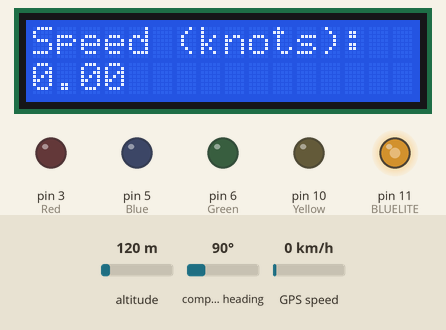
Bench run of a sketch on a simulated Arduino Uno, built with avr-gcc and run on an emulated ATmega328P. On the bench: 16×2 character LCD, output pins drawn as LEDs (lit = HIGH). Inputs (shaded band) come from the test bench; at power-on: GPS speed 0 km/h, altitude 120 m, compass heading 90°. The GPS gets a fix after 3 s at 37.7749, -122.4194 with 8 satellites; what the sketch prints to the serial monitor is not drawn.

Above: at 2.41 s.
2.9 s: GPS speed set to 2 km/h
At 6.1 s:
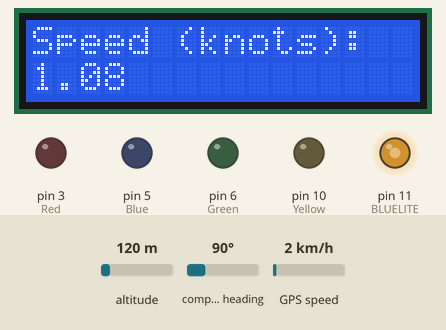
7.2 s: GPS speed set to 30 km/h
Timing chart, 0 to 9.2 s (numbered marks = the images above; inputs shaded):
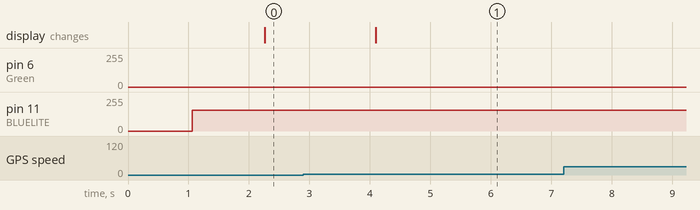

Measured:
- after the input at 2.9 s, pin 6 (Green): stays 0/255 (without the input it goes to 90/255 after 1.2 s); the display: changes after 1.2 s (image 1)

The sketch:

FirstArduinoSketch.ino
```cpp
// include the library code:
#include <LiquidCrystal.h>
#include <Wire.h>
#include <Adafruit_GPS.h>
#include <SoftwareSerial.h>


SoftwareSerial mySerial(3, 2);
LiquidCrystal lcd(7, 8, 9, 12, 4, 13);


Adafruit_GPS GPS(&mySerial);


#define GPSECHO  true

boolean usingInterrupt = false;
void useInterrupt(boolean); // Func prototype keeps Arduino 0023 happy


// Interrupt is called once a millisecond, looks for any new GPS data, and stores it
SIGNAL(TIMER0_COMPA_vect) {
  char c = GPS.read();
  // if you want to debug, this is a good time to do it!
#ifdef UDR0
  if (GPSECHO)
    if (c) UDR0 = c;
    // writing direct to UDR0 is much much faster than Serial.print
    // but only one character can be written at a time.
#endif
}

void useInterrupt(boolean v) {
  if (v) {
    // Timer0 is already used for millis() - we'll just interrupt somewhere
    // in the middle and call the "Compare A" function above
    OCR0A = 0xAF;
    TIMSK0 |= _BV(OCIE0A);
    usingInterrupt = true;
  } else {
    // do not call the interrupt function COMPA anymore
    TIMSK0 &= ~_BV(OCIE0A);
    usingInterrupt = false;
  }
}

uint32_t timer = millis();

#define BLUELITE 11

// initialize the library with the numbers of the interface pins


// you can change the overall brightness by range 0 -> 255
int brightness = 255;
int counter = 0;
int counter2 = 0;

void setup() {
  // set up the LCD's number of rows and columns:
  lcd.begin(16, 2);
  // Print a message to the LCD.


  pinMode(BLUELITE, OUTPUT);
  pinMode(10,OUTPUT);    //Yellow
  pinMode(3,OUTPUT);     //Red
  pinMode(6,OUTPUT);     //Green
  pinMode(5,OUTPUT);     //Blue

  brightness = 100;


  // connect at 115200 so we can read the GPS fast enough and echo without dropping chars
  // also spit it out
  Serial.begin(115200);
  Serial.println("Adafruit GPS library basic test!");

  // 9600 NMEA is the default baud rate for Adafruit MTK GPS's- some use 4800
  GPS.begin(9600);

  // uncomment this line to turn on RMC (recommended minimum) and GGA (fix data) including altitude
  GPS.sendCommand(PMTK_SET_NMEA_OUTPUT_RMCGGA);
  // uncomment this line to turn on only the "minimum recommended" data
  //GPS.sendCommand(PMTK_SET_NMEA_OUTPUT_RMCONLY);
  // For parsing data, we don't suggest using anything but either RMC only or RMC+GGA since
  // the parser doesn't care about other sentences at this time

  // Set the update rate
  GPS.sendCommand(PMTK_SET_NMEA_UPDATE_1HZ);   // 1 Hz update rate
  // For the parsing code to work nicely and have time to sort thru the data, and
  // print it out we don't suggest using anything higher than 1 Hz

  // Request updates on antenna status, comment out to keep quiet
  GPS.sendCommand(PGCMD_ANTENNA);

  // the nice thing about this code is you can have a timer0 interrupt go off
  // every 1 millisecond, and read data from the GPS for you. that makes the
  // loop code a heck of a lot easier!
  useInterrupt(true);

  delay(1000);
  // Ask for firmware version
  mySerial.println(PMTK_Q_RELEASE);
}


void loop() {

  setBacklight(255, 0, 255);

  analogWrite(6,counter2);
  counter+= 10;
  counter2+= 20;
  if(counter == 250)
  {
    counter = 0;
  }
  if(counter2 >= 127)
  {
    counter2 = 50;
  }
  // in case you are not using the interrupt above, you'll
  // need to 'hand query' the GPS, not suggested :(
  if (! usingInterrupt) {
    // read data from the GPS in the 'main loop'
    char c = GPS.read();
    // if you want to debug, this is a good time to do it!
    if (GPSECHO)
      if (c) Serial.print(c);
  }

  // if a sentence is received, we can check the checksum, parse it...
  if (GPS.newNMEAreceived()) {
    // a tricky thing here is if we print the NMEA sentence, or data
    // we end up not listening and catching other sentences!
    // so be very wary if using OUTPUT_ALLDATA and trytng to print out data
    //Serial.println(GPS.lastNMEA());   // this also sets the newNMEAreceived() flag to false

    if (!GPS.parse(GPS.lastNMEA()))   // this also sets the newNMEAreceived() flag to false
      return;  // we can fail to parse a sentence in which case we should just wait for another
  }

  // if millis() or timer wraps around, we'll just reset it
  if (timer > millis())  timer = millis();

  // approximately every 2 seconds or so, print out the current stats
  if (millis() - timer > 2000) {
    timer = millis(); // reset the timer

    //Serial.print("\nTime: ");
    //Serial.print(GPS.hour, DEC); Serial.print(':');
    //Serial.print(GPS.minute, DEC); Serial.print(':');
    //Serial.print(GPS.seconds, DEC); Serial.print('.');
    //Serial.println(GPS.milliseconds);
    //Serial.print("Date: ");
    //Serial.print(GPS.day, DEC); Serial.print('/');
    //Serial.print(GPS.month, DEC); Serial.print("/20");
    //Serial.println(GPS.year, DEC);
    //Serial.print("Fix: "); Serial.print((int)GPS.fix);
    //Serial.print(" quality: "); Serial.println((int)GPS.fixquality);

      //Serial.print("Location: ");
      //Serial.print(GPS.latitude, 4); Serial.print(GPS.lat);
      //Serial.print(", ");
      //Serial.print(GPS.longitude, 4); Serial.println(GPS.lon);
      Serial.print("Location (in degrees, works with Google Maps): ");
      Serial.print(GPS.latitudeDegrees, 4);
      Serial.print(", ");
      Serial.println(GPS.longitudeDegrees, 4);

      lcd.setCursor(0,0);
      lcd.print("Speed (knots):");
      lcd.setCursor(0,1);
      lcd.print((double)GPS.speed);
      Serial.print("Speed: ");Serial.println(GPS.speed);
      Serial.print("Angle: "); Serial.println(GPS.angle);
      Serial.print("Altitude: "); Serial.println(GPS.altitude);
      Serial.print("Satellites: "); Serial.println((int)GPS.satellites);

  }
}


void setBacklight(uint8_t r, uint8_t g, uint8_t b) {
  // normalize the red LED - its brighter than the rest!


  b = map(b, 0, 255, 0, brightness);

  // common anode so invert!
  b = map(b, 0, 255, 255, 0);
  analogWrite(BLUELITE, b);
}


// Test code for Adafruit GPS modules using MTK3329/MTK3339 driver
//
// This code shows how to listen to the GPS module in an interrupt
// which allows the program to have more 'freedom' - just parse
// when a new NMEA sentence is available! Then access data when
// desired.
//
// Tested and works great with the Adafruit Ultimate GPS module
// using MTK33x9 chipset
//    ------> http://www.adafruit.com/products/746
// Pick one up today at the Adafruit electronics shop
// and help support open source hardware & software! -ada
```
